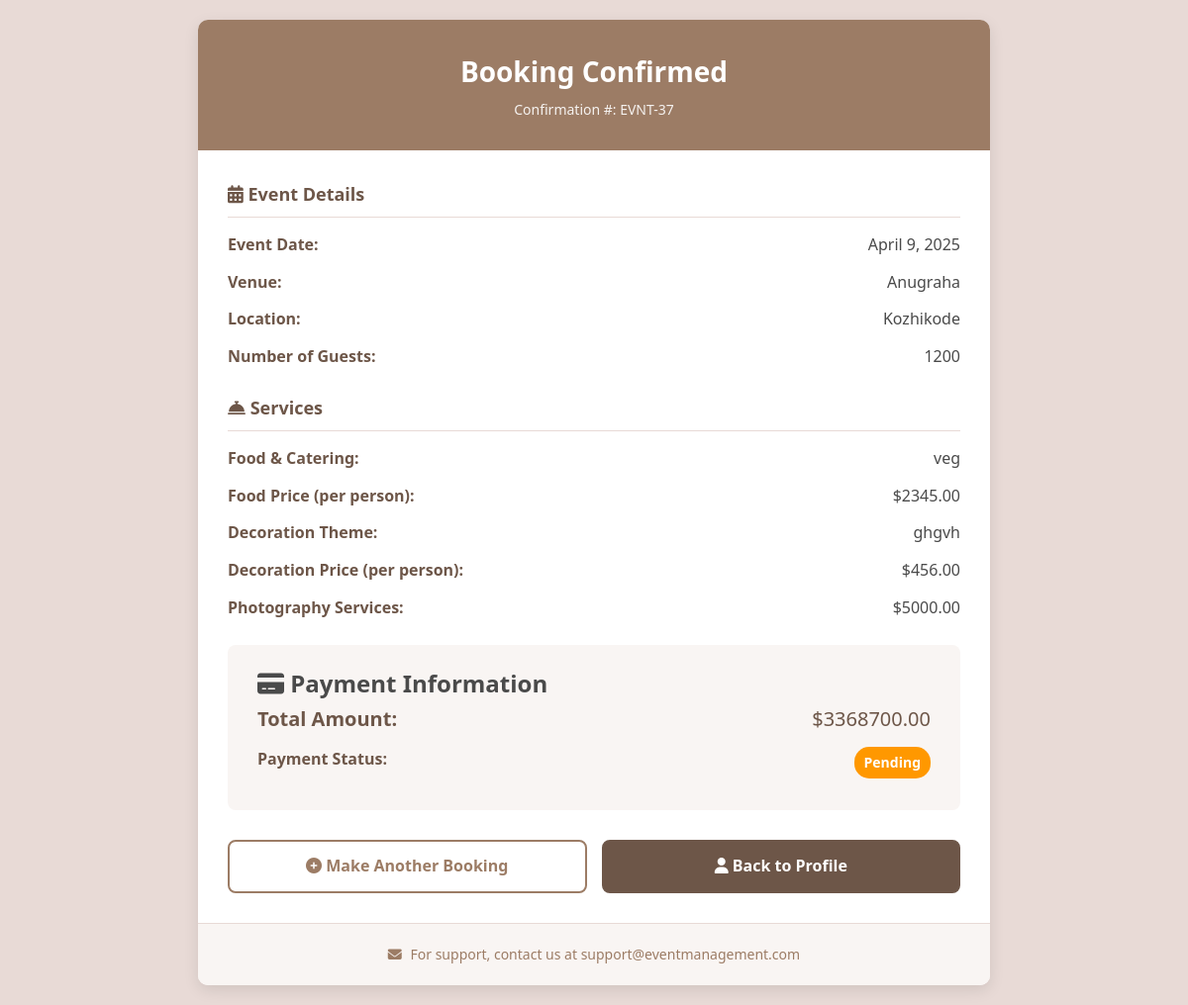
The page /booking_view (signed in) on the database its author committed.
### app/models.py (models this page shows)
class Bookings(models.Model):
    event_date=models.DateField(null=True)
    event_status=models.CharField(max_length=100,default='Pending')
    user_id=models.ForeignKey(User,on_delete=models.CASCADE)
    hall_id=models.ForeignKey(Halls,on_delete=models.CASCADE)
    booking_date=models.DateField(auto_now_add=True)
    payment_status=models.CharField(max_length=100,default='Pending')
    photography=models.CharField(max_length=100,null=True,blank=True)
    no_of_persons=models.IntegerField(null=True,blank=True)
    food_value=models.BooleanField(null=True,blank=True)
    food=models.ForeignKey(Food,on_delete=models.SET_NULL, null=True, blank=True)
    decoration_value=models.BooleanField(null=True,blank=True)
    decoration=models.ForeignKey(Decoration,on_delete=models.SET_NULL, null=True, blank=True)
    photography_cost=models.DecimalField(max_digits=10,decimal_places=2)
    total_payment=models.DecimalField(max_digits=10,decimal_places=2)

class Halls(models.Model):
    name=models.CharField(max_length=100)
    location=models.CharField(max_length=200)
    capacity=models.IntegerField()
    price_per_day=models.DecimalField(max_digits=10,decimal_places=2)
    photo_url=models.ImageField(upload_to='images/')
    description=models.TextField(blank=True,null=True)

class Food(models.Model):
    food_name=models.CharField(max_length=100,null=True)
    food_image=models.ImageField(upload_to='images/')
    food_price=models.DecimalField(max_digits=10,decimal_places=2)

class Decoration(models.Model):
    decoration_name=models.CharField(max_length=100,null=True)
    decoration_image=models.ImageField(upload_to='images/')
    decoration_price=(models.DecimalField(max_digits=10,decimal_places=2))

### app/views.py (the view)
# urls.py: path('booking_view',views.booking_view,name='booking_view'),
@login_required(login_url='login')
def booking_view(request):
    booking = Bookings.objects.filter(user_id=request.user).order_by('-id').first()
    if not booking:
        messages.error(request, "No booking found.")
        return redirect('booking_page')
    context = {
        'booking': booking
    }
    return render(request, 'booking_view.html', context)

### templates/booking_view.html (shortened to what this page needs)
<!DOCTYPE html>
<html lang="en">
<head>
    <link rel="stylesheet" href="https://cdnjs.cloudflare.com/ajax/libs/font-awesome/6.4.0/css/all.min.css">
</head>
<body>
    <div class="container">
        <div class="header">
            <h1>Booking Confirmed</h1>
            <div class="confirmation-number">Confirmation #: EVNT-{{ booking.id }}</div>
        </div>
        <div class="booking-details">
            <div class="detail-section">
                <h2><i class="fas fa-calendar-alt"></i> Event Details</h2>
                <div class="detail-row">
                    <span class="detail-label">Event Date:</span>
                    <span class="detail-value">{{ booking.event_date }}</span>
                </div>
                <div class="detail-row">
                    <span class="detail-label">Venue:</span>
                    <span class="detail-value">{{ booking.hall_id.name }}</span>
                </div>
                <div class="detail-row">
                    <span class="detail-label">Location:</span>
                    <span class="detail-value">{{ booking.hall_id.location }}</span>
                </div>
                <div class="detail-row">
                    <span class="detail-label">Number of Guests:</span>
                    <span class="detail-value">{{ booking.no_of_persons }}</span>
                </div>
            </div>
            <div class="detail-section">
                <h2><i class="fas fa-concierge-bell"></i> Services</h2>
                {% if booking.food %}
                <div class="detail-row">
                    <span class="detail-label">Food & Catering:</span>
                    <span class="detail-value">{{ booking.food.food_name }}</span>
                </div>
                <div class="detail-row">
                    <span class="detail-label">Food Price (per person):</span>
                    <span class="detail-value">${{ booking.food.food_price }}</span>
                </div>
                {% endif %}
                {% if booking.decoration %}
                <div class="detail-row">
                    <span class="detail-label">Decoration Theme:</span>
                    <span class="detail-value">{{ booking.decoration.decoration_name }}</span>
                </div>
                <div class="detail-row">
                    <span class="detail-label">Decoration Price (per person):</span>
                    <span class="detail-value">${{ booking.decoration.decoration_price }}</span>
                </div>
                {% endif %}
                <div class="detail-row">
                    <span class="detail-label">Photography Services:</span>
                    <span class="detail-value">${{ booking.photography_cost }}</span>
                </div>
            </div>
            <div class="payment-section">
                <h2><i class="fas fa-credit-card"></i> Payment Information</h2>
                <div class="detail-row total-row">
                    <span class="detail-label">Total Amount:</span>
                    <span class="detail-value">${{ booking.total_payment }}</span>
                </div>
                <div class="detail-row">
                    <span class="detail-label">Payment Status:</span>
                    <span class="detail-value">
                        {% if booking.payment_status == 'Completed' %}
                        <span class="status-badge status-completed">Paid</span>
                        {% else %}
                        <span class="status-badge status-pending">Pending</span>
                        {% endif %}
                    </span>
                </div>
            </div>
            <div class="action-buttons">
                <a href="{% url 'booking_page' %}" class="btn btn-secondary">
                    <i class="fas fa-plus-circle"></i> Make Another Booking
                </a>
                <a href="{% url 'profile' %}" class="btn btn-primary">
                    <i class="fas fa-user"></i> Back to Profile
                </a>
            </div>
        </div>
        <div class="footer">
            <p><i class="fas fa-envelope"></i> For support, contact us at support@eventmanagement.com</p>
        </div>
    </div>
</body>
</html>

### templates/booking_view.html (style rules this page uses)
:root { --primary-color: #e8dad6; --accent-color: #9c7c65; --text-color: #4a4a4a; --success-color: #4caf50; --pending-color: #ff9800; --light-color: #f9f5f3; --dark-accent: #6d5648; --shadow: 0 5px 15px rgba(0,0,0,0.1); }
* { margin: 0; padding: 0; box-sizing: border-box; font-family: 'Segoe UI', Tahoma, Geneva, Verdana, sans-serif; }
body { background-color: var(--primary-color); color: var(--text-color); line-height: 1.6; padding: 20px; }
.container { max-width: 800px; margin: 0 auto; background-color: white; border-radius: 10px; overflow: hidden; box-shadow: var(--shadow); }
.header { background-color: var(--accent-color); color: white; padding: 30px; text-align: center; position: relative; }
.header h1 { font-size: 28px; margin-bottom: 5px; }
.header .confirmation-number { font-size: 14px; opacity: 0.9; }
.booking-details { padding: 30px; background-color: white; }
.detail-section { margin-bottom: 25px; }
.detail-section h2 { font-size: 18px; color: var(--dark-accent); margin-bottom: 15px; padding-bottom: 8px; border-bottom: 1px solid var(--primary-color); }
.detail-row { display: flex; justify-content: space-between; margin-bottom: 12px; }
.detail-label { font-weight: 600; color: var(--dark-accent); }
.detail-value { text-align: right; font-weight: 400; }
.payment-section { background-color: var(--light-color); padding: 20px 30px; border-radius: 8px; margin-bottom: 25px; }
.total-row { font-size: 20px; font-weight: 700; color: var(--dark-accent); }
.status-badge { display: inline-block; padding: 5px 10px; border-radius: 15px; font-size: 14px; font-weight: 600; }
.status-pending { background-color: var(--pending-color); color: white; }
.action-buttons { display: flex; gap: 15px; margin-top: 30px; }
.btn { flex: 1; padding: 12px 20px; text-align: center; text-decoration: none; border-radius: 8px; font-weight: 600; transition: all 0.3s ease; }
.btn-secondary { background-color: white; color: var(--accent-color); border: 2px solid var(--accent-color); }
.btn-primary { background-color: var(--dark-accent); color: white; border: 2px solid var(--dark-accent); }
.footer { padding: 20px 30px; background-color: var(--light-color); text-align: center; font-size: 14px; color: var(--accent-color); border-top: 1px solid var(--primary-color); }
.footer i { margin-right: 5px; }

### rows shown on the page
Bookings: id "37", event_date "April 9, 2025", hall_id.name "Anugraha", hall_id.location "Kozhikode", no_of_persons "1200", food.food_name "veg", food.food_price "2345.00", decoration.decoration_name "ghgvh", decoration.decoration_price "456.00", photography_cost "5000.00", total_payment "3368700.00"
